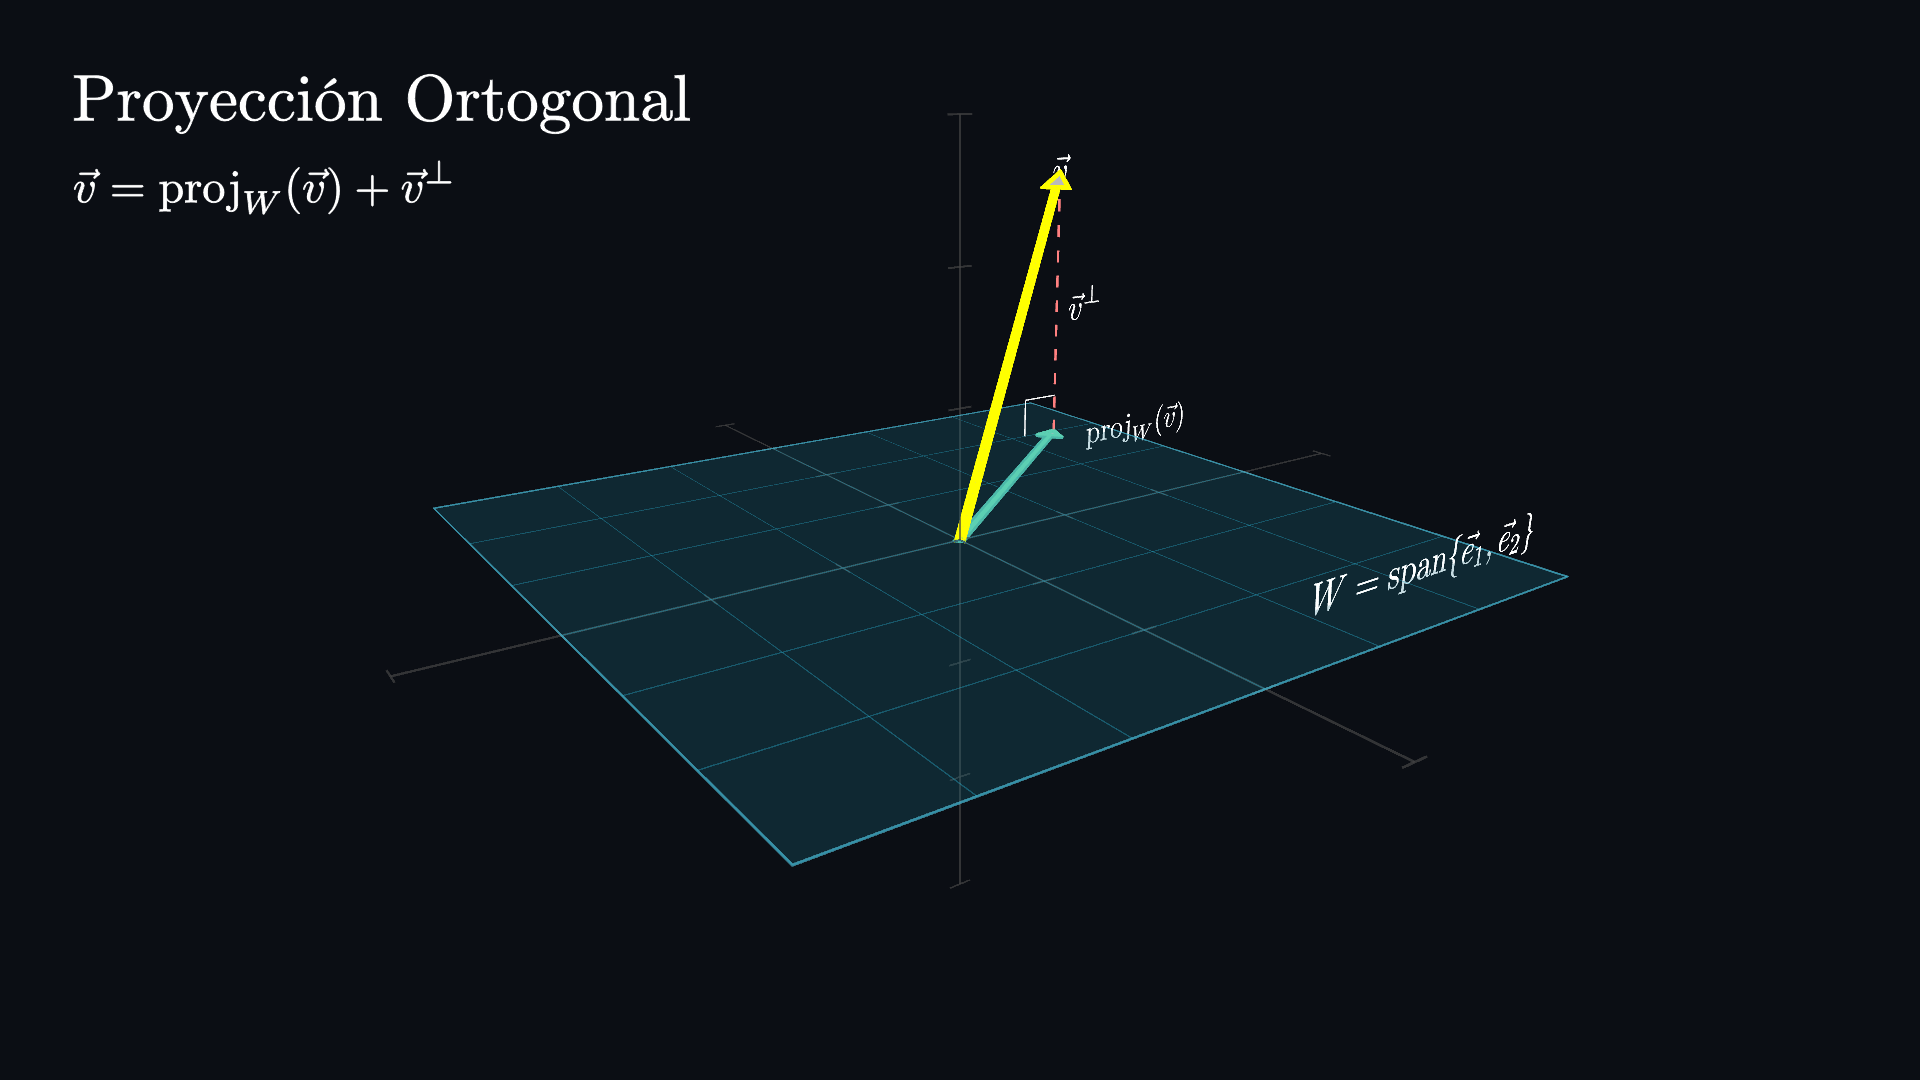

Generate this figure with Python:
from manimlib import *
import numpy as np


class ProyeccionOrtogonalScene(ThreeDScene):
    """
    Artefacto Educativo IMC: Proyección Ortogonal en R^3
    Autor: Benjamín Ubilla
    Objetivo: Visualizar geométrica e interactivamente la descomposición de un vector
    en su proyección sobre un subespacio 2D (plano) y su complemento ortogonal usando TexText y Tex.
    """
    always_depth_test = True

    def construct(self):
        # 1. Configuración de fondo y cámara 3D
        self.camera.background_rgba = color_to_rgba("#0b0e14", 1.0)
        self.frame.set_euler_angles(
            theta=-35 * DEG,
            phi=70 * DEG,
        )

        # 2. Título conciso, destacado y de gran tamaño fijado en pantalla
        title = TexText(r"Proyección Ortogonal", font_size=48, color=BLUE_B)
        formula = Tex(r"\vec{v} = \mathrm{proj}_W(\vec{v}) + \vec{v}^\perp", font_size=34, color=GREY_A)
        header = VGroup(title, formula).arrange(DOWN, aligned_edge=LEFT, buff=0.2)
        header.fix_in_frame()
        header.to_corner(UL, buff=0.55)
        self.add(header)

        # 3. Ejes tridimensionales con depth testing
        axes = ThreeDAxes(
            x_range=(-4, 4, 1),
            y_range=(-4, 4, 1),
            z_range=(-3, 3, 1),
            width=8,
            height=8,
            depth=6,
        )
        axes.set_stroke(GREY_D, width=1.5, opacity=0.7)
        axes.apply_depth_test()
        self.add(axes)

        # 4. Plano del subespacio W (z = 0, plano xy) con depth testing
        plane_mesh = Square(side_length=6.0)
        plane_mesh.set_fill(BLUE_E, opacity=0.25)
        plane_mesh.set_stroke(BLUE_C, width=1.5, opacity=0.6)
        
        # Cuadrícula interna del plano W
        grid_lines = VGroup()
        for c in np.linspace(-3, 3, 7):
            grid_lines.add(Line(np.array([c, -3, 0]), np.array([c, 3, 0]), stroke_color=BLUE_D, stroke_width=0.8, stroke_opacity=0.4))
            grid_lines.add(Line(np.array([-3, c, 0]), np.array([3, c, 0]), stroke_color=BLUE_D, stroke_width=0.8, stroke_opacity=0.4))
        plane_group = VGroup(plane_mesh, grid_lines)
        plane_group.apply_depth_test()
        self.add(plane_group)

        # Etiqueta LaTeX del subespacio W
        label_w = Tex(r"W = \mathrm{span}\{\vec{e}_1, \vec{e}_2\}", font_size=32, color=BLUE_B)
        label_w.rotate(90 * DEG, RIGHT)
        label_w.move_to(np.array([2.3, -2.4, 0.05]))
        label_w.apply_depth_test()
        self.add(label_w)

        # 5. Vectores: v, proj_W(v) y v_perp con depth testing
        v_coords = np.array([2.5, 2.0, 2.4])
        proj_coords = np.array([2.5, 2.0, 0.0])
        perp_coords = v_coords - proj_coords

        # Vector v (Vector original en amarillo) con Tex
        vec_v = Arrow(ORIGIN, v_coords, color=YELLOW, buff=0, stroke_width=4.5)
        vec_v.apply_depth_test()
        label_v = Tex(r"\vec{v}", font_size=36, color=YELLOW)
        label_v.next_to(v_coords, UR, buff=0.15)
        label_v.rotate(90 * DEG, RIGHT)
        label_v.apply_depth_test()

        # Vector proj_W(v) (Proyección en cian) con Tex
        vec_proj = Arrow(ORIGIN, proj_coords, color=TEAL, buff=0, stroke_width=4.5)
        vec_proj.apply_depth_test()
        label_proj = Tex(r"\mathrm{proj}_W(\vec{v})", font_size=32, color=TEAL)
        label_proj.next_to(proj_coords, DR, buff=0.15)
        label_proj.rotate(90 * DEG, RIGHT)
        label_proj.apply_depth_test()

        # Línea perpendicular de proyección (v_perp) con Tex
        line_perp = DashedLine(proj_coords, v_coords, color=RED_B, stroke_width=2.5, dash_length=0.12)
        line_perp.apply_depth_test()
        label_perp = Tex(r"\vec{v}^\perp", font_size=34, color=RED_B)
        label_perp.next_to((proj_coords + v_coords) / 2, RIGHT, buff=0.15)
        label_perp.rotate(90 * DEG, RIGHT)
        label_perp.apply_depth_test()

        # Indicador de ángulo recto
        s = 0.35
        right_angle = VGroup(
            Line(proj_coords + np.array([-s, 0, 0]), proj_coords + np.array([-s, 0, s]), color=WHITE, stroke_width=1.5),
            Line(proj_coords + np.array([-s, 0, s]), proj_coords + np.array([0, 0, s]), color=WHITE, stroke_width=1.5),
        )
        right_angle.apply_depth_test()

        # 6. Animación de construcción
        self.play(FadeIn(plane_group), FadeIn(axes), run_time=1.0)
        self.play(GrowArrow(vec_v), FadeIn(label_v), run_time=1.2)
        self.play(
            ShowCreation(line_perp),
            FadeIn(label_perp),
            GrowArrow(vec_proj),
            FadeIn(label_proj),
            FadeIn(right_angle),
            run_time=1.5,
        )
        self.wait(0.5)
